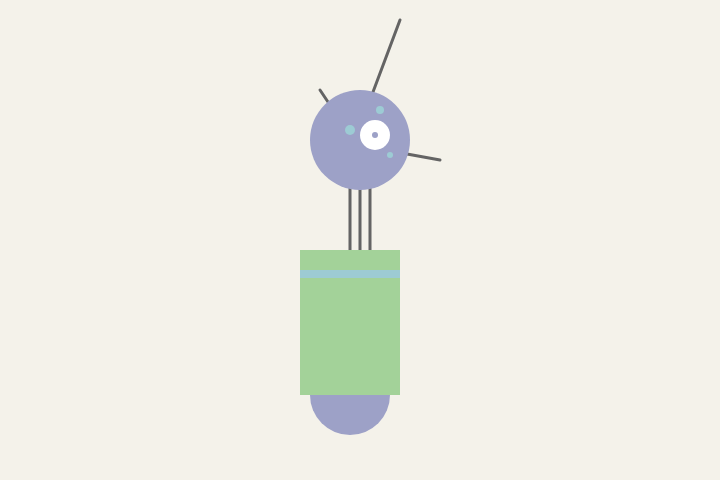
Frame 1 (no input)
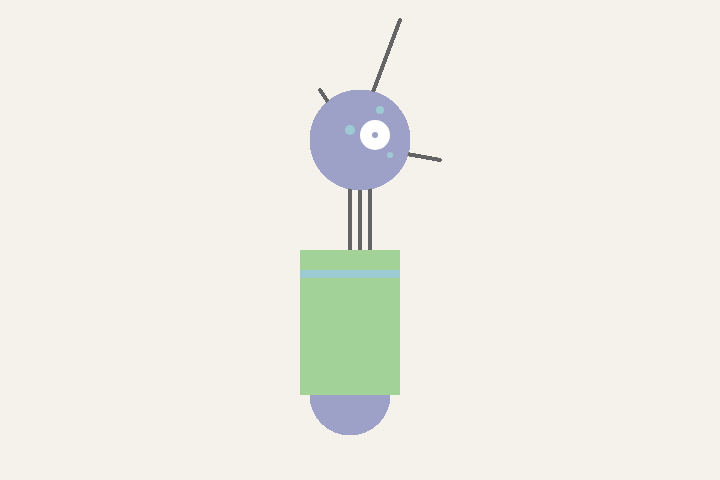
Frame 60 (no input)
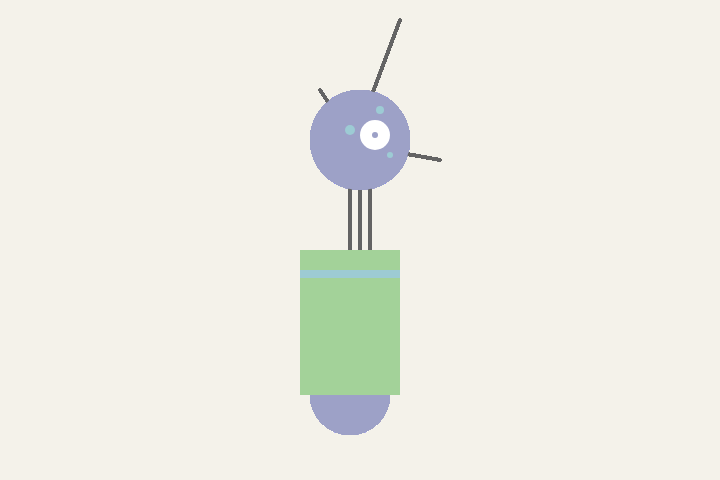
Frame 120 (the mouse pressed at the canvas centre since frame 60)

The p5.js sketch that drew these frames (run headless with seeded random() and noise() and a simulated clock; from frame 60 on, the mouse is pressed at the canvas centre):

// p5.js sketch
// ── sketch.js
function setup() {
  createCanvas(720,480);
  background(200,190,150,50);
}

function draw() {
   //neck
  fill(0);
  stroke(100)
  strokeWeight(3) 
  line(width/2,180,width/2,260)
  
  fill(0)
  stroke(100)
  strokeWeight(3) 
  line(width/2-10,180,width/2-10,260)
  
  fill(0)
  stroke(100)
  strokeWeight(3) 
  line(width/2+10,180,width/2+10,260)
  
   //antennas
  fill(0)
  stroke(100)
  strokeWeight(3)
  line(width/2-20,180,width/2+40,20)
  
  fill(0)
  stroke(100)
  strokeWeight(3)
  line(width/2+20,180,width/2-40,90)
  
  fill(0)
  stroke(100)
  strokeWeight(3)
  line(width/2-30,140,width/2+80,160)

   //head
  fill('#9da1c7')
  noStroke()
  ellipse(360,140,100,100)
  
  fill(255)
  noStroke()
  ellipse(375,135,30,30)
  
  fill('#9da1c7')
  noStroke()
  ellipse(375,135,6,6)
  
  fill('#9dcbd4')
  noStroke(0)
  ellipse(390,155,6,6)
  
  fill('#9dcbd4')
  noStroke(0)
  ellipse(380,110,8,8)
  
  fill('#9dcbd4')
  noStroke(0)
  ellipse(350,130,10,10)
  
   //body
  fill('#9da1c7')
  ellipse(350,395,80,80)
  
  fill('#a3d299')
  rect(300,250,100,145)
  
  fill('#9dcbd4')
  rect(300,270,100,8)
  
}
